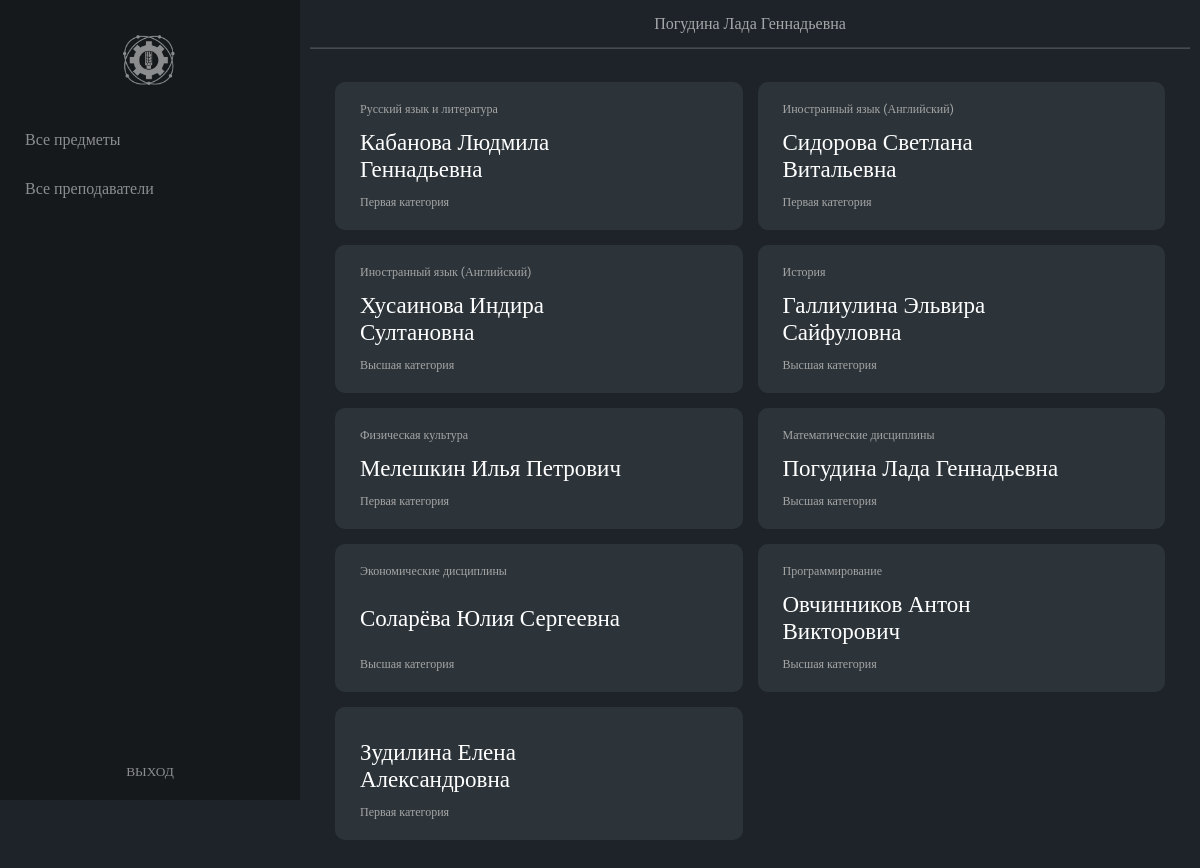
Page /pages/lk/allteachers.php (signed in) on the committed database.
### tables this page shows
CREATE TABLE `profiles` (
  `id_profile` int NOT NULL,
  `profile_name` varchar(255) NOT NULL
);

CREATE TABLE `teachers` (
  `id_teacher` int NOT NULL,
  `fio` varchar(255) NOT NULL,
  `id_category` int DEFAULT NULL,
  `email` varchar(255) NOT NULL,
  `password` varchar(255) NOT NULL,
  `id_role` int DEFAULT NULL
);

CREATE TABLE `categories` (
  `id_category` int NOT NULL,
  `category_name` varchar(255) NOT NULL
);

### pages/lk/allteachers.php (the view, shortened to what this page needs)
<?php
    require_once './../../php/connection.php';
    $result = mysqli_query($link,
    "SELECT
    `teachers`.`id_teacher`,
    `teachers`.`fio`,
    `categories`.`category_name`
    FROM
    `teachers`,
    `categories`
    WHERE
    `teachers`.`id_category` = `categories`.`id_category`
    ORDER BY `teachers`.`id_teacher`
    ;");
    $teachers = mysqli_fetch_all($result);
?>
<!DOCTYPE html>
<html lang='ru'>
<head>
    <link rel='stylesheet' href='./../../styles/style.css'>
</head>
<body>
    <?php include './includes/nav.php'; ?>
    <main>
        <?php include './includes/header.php'; ?>
        <section class="all-subjects">
            <?
                foreach ($teachers as $teacher)
                {
                    $profiles = mysqli_fetch_all(mysqli_query($link, "SELECT
                    `profile_name`
                    FROM
                    `profiles`,
                    `teacher-profile`,
                    `teachers`
                    WHERE
                    `teachers`.`id_teacher` = $teacher[0] AND
                    `teacher-profile`.`id_teacher` = `teachers`.`id_teacher` AND
                    `teacher-profile`.`id_profile` = `profiles`.`id_profile`;"));
                    ?>
                    <div class="subject-wrapper" data-subjectId="<?=$teacher[0]?>">
                        <div>
                            <p class="subject-profile">
                                <?
                                    foreach ($profiles as $index => $profile) {
                                        if ($index !== count($profiles) - 1) {
                                            echo $profile[0] . ', ';
                                        }
                                        else {
                                            echo $profile[0];
                                        }
                                    }
                                ?>
                            </p>
                            <p class="subject-name"><?=$teacher[1]?></p>
                            <p class="subject-desc"><?=$teacher[2]?></p>
                        </div>
                    </div>
                    <?
                }
            ?>
        </section>
    </main>
</body>
</html>

### styles/style.css (style rules this page uses)
*, *::after, *::before { box-sizing: border-box; margin: 0; padding: 0; }
html, body { width: 100%; }
html { height: 100%; }
body, input, a, textarea { font-family: "Roboto", serif; }
body { min-height: 100%; color: #FFFFFF; background-color: #1d2329; display: flex; flex-flow: row nowrap; }
main { display: flex; flex-flow: column nowrap; flex-grow: 1; }
main section { padding: 35px; }
section { padding: 25px; width: 100%; }
section.all-subjects, section.all-groups { display: grid; grid-template-columns: 1fr 1fr 1fr 1fr; grid-gap: 15px; }
div.subject-wrapper, a.groups-wrapper { border-radius: 10px; display: flex; flex-flow: row nowrap; justify-content: space-between; align-items: center; padding: 20px 25px; background-color: #2c343a; min-width: 300px; }
div.subject-wrapper div, a.groups-wrapper div { display: flex; flex-flow: column nowrap; justify-content: space-between; align-items: flex-start; height: 100%; }
div.subject-wrapper div p, a.groups-wrapper div p { margin-bottom: 12px; }
div.subject-wrapper div p:last-child, a.groups-wrapper div p:last-child { margin-bottom: unset; }
div.subject-wrapper p.subject-profile, div.subject-wrapper p.subject-desc, div.subject-wrapper p.group-profile, div.subject-wrapper p.group-desc, a.groups-wrapper p.subject-profile, a.groups-wrapper p.subject-desc, a.groups-wrapper p.group-profile, a.groups-wrapper p.group-desc { color: #A5A5A5; font-size: 12px; }
div.subject-wrapper p.subject-desc, div.subject-wrapper p.group-desc, a.groups-wrapper p.subject-desc, a.groups-wrapper p.group-desc { max-width: 200px; }
div.subject-wrapper p.subject-name, div.subject-wrapper p.group-name, a.groups-wrapper p.subject-name, a.groups-wrapper p.group-name { color: #fff; font-size: 23px; max-width: 300px; }
@media screen and (max-width: 1600px) { section.all-subjects, section.all-groups { display: grid; grid-template-columns: 1fr 1fr 1fr; grid-gap: 15px; } }
@media screen and (max-width: 1400px) { section.all-subjects, section.all-groups { display: grid; grid-template-columns: 1fr 1fr; grid-gap: 15px; } }

### rows in the picture
teachers: fio "Кабанова Людмила Геннадьевна", id_category.category_name "Первая категория"
profiles: profile_name "Русский язык и литература"
teachers: fio "Сидорова Светлана Витальевна", id_category.category_name "Первая категория"
profiles: profile_name "Иностранный язык (Английский)"
teachers: fio "Хусаинова Индира Султановна", id_category.category_name "Высшая категория"
teachers: fio "Галлиулина Эльвира Сайфуловна", id_category.category_name "Высшая категория"
profiles: profile_name "История"
teachers: fio "Мелешкин Илья Петрович", id_category.category_name "Первая категория"
profiles: profile_name "Физическая культура"
teachers: fio "Погудина Лада Геннадьевна", id_category.category_name "Высшая категория"
profiles: profile_name "Математические дисциплины"
teachers: fio "Соларёва Юлия Сергеевна", id_category.category_name "Высшая категория"
profiles: profile_name "Экономические дисциплины"
teachers: fio "Овчинников Антон Викторович", id_category.category_name "Высшая категория"
profiles: profile_name "Программирование"
teachers: fio "Зудилина Елена Александровна", id_category.category_name "Первая категория"

### other values in the picture
$_COOKIE['id_user'] "Погудина Лада Геннадьевна"
